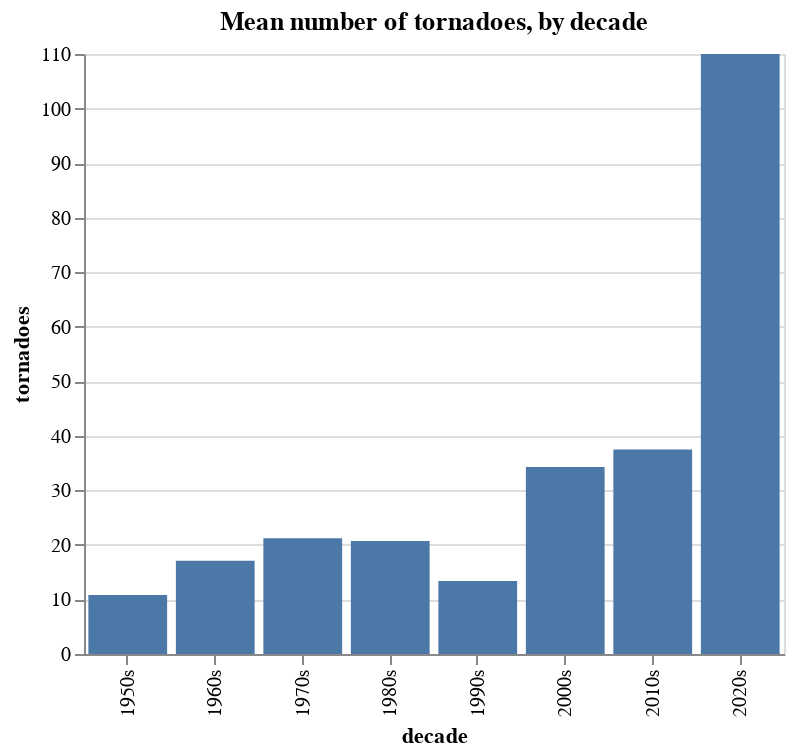

Notebook cell for this chart:
### Code cell
alt.Chart(mean_dec_df).mark_bar().encode(x="decade", y="tornadoes").properties(
    width=350, height=300, title="Mean number of tornadoes, by decade"
)

### Figure 1 — Vega-Lite specification as saved in the notebook (floating-point values rounded to 4 significant figures)
{"config": {"view": {"continuousWidth": 400, "continuousHeight": 300}}, "data": {"name": "data-cb9b6ec5197347c4ef3a17798c6fd15f"}, "mark": "bar", "encoding": {"x": {"field": "decade", "type": "nominal"}, "y": {"field": "tornadoes", "type": "quantitative"}}, "height": 300, "title": "Mean number of tornadoes, by decade", "width": 350, "$schema": "https://vega.github.io/schema/vega-lite/v4.17.0.json", "datasets": {"data-cb9b6ec5197347c4ef3a17798c6fd15f": [{"decade": "1950s", "tornadoes": 10.8}, {"decade": "1960s", "tornadoes": 17.1}, {"decade": "1970s", "tornadoes": 21.2}, {"decade": "1980s", "tornadoes": 20.7}, {"decade": "1990s", "tornadoes": 13.4}, {"decade": "2000s", "tornadoes": 34.3}, {"decade": "2010s", "tornadoes": 37.5}, {"decade": "2020s", "tornadoes": 110.0}]}}
